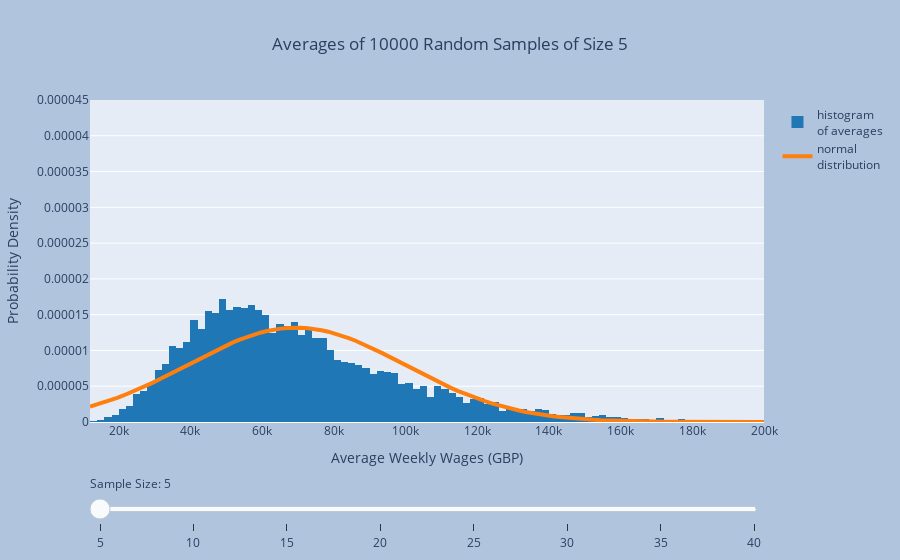

The notebook cell this image was saved under:
### Markdown cell above
We now see that even though the average weekly salary of 35 players is variable, and changes based on which 35 players we get, overall we have a good idea of which values we're likely to get!

All of this depends on the sample size being "large enough", which leaves us with a big question: how large is large enough?

You can play around with the interactive widget below to try different sample sizes and see how well the theoretical normal distribution matches up with the sampling distribution. Given a sample size, the widget plots the average of 10000 random samples of that size from the salary data, overlaid with the normal distribution with the same mean and standard deviation.

Drag the slider to select different sample sizes, and click the labels in the legend to hide or show different parts of the graph. Notice how the histogram of the averages fits the normal distribution more closely as the sample size increases.

### Code cell
# Get the average of reps samples from data with the given sample size and replacement policy
def get_sample_avg(data, size, reps, replace=False):
    return [np.mean(data.sample(size, replace=replace).to_numpy()) for i in range(reps)]

# Define sample sizes and number of repetitions for sampling
sample_sizes = np.arange(5, 45, 5)
n = len(sample_sizes)
reps = 10000

# Use default seaborn palette (reference: https://josephlemaitre.com/2022/06/use-a-seaborn-color-palette-for-plotly-figures/)
plotly_palette = iter([f"rgb({c[0]*256}, {c[1]*256}, {c[2]*256})" for c in sns.color_palette()])
histcolor = next(plotly_palette)
normcolor = next(plotly_palette)

# Create figure
fig = go.Figure()

# Set consistent limits for axes in all traces
xlim = (12000, 200000)
ylim = (0, 4.5e-05)

# Define which sample size will be initially visible
# (note that this is the index of the sample size)
initial_sample_size_index = 0

# Get averages for all possible sample sizes
# averages[i] is the average of reps samples of size sample_sizes[i] (with replacement)
averages = [get_sample_avg(salaries["Weekly Wages (GBP)"], size, reps, replace=True) for size in sample_sizes]

# Add histogram traces
# (the histogram for averages[i] is plotted as the ith trace, fig.data[i])
for i, avg in enumerate(averages):
    fig.add_trace(
        go.Histogram(
            # initially, only the histogram for initial_sample_size should be visible
            visible = True if i == initial_sample_size_index else False,
            name = "histogram<br>of averages", # label for legend
            x = avg,
            marker = { "color": histcolor },
            hoverinfo = "x+y",
            histnorm = "probability density",
        )
    )

# Add normal pdf traces
# (the normal pdf for averages[i] is plotted as the (i+n)th trace, fig.data[i+n])
x = np.linspace(*xlim, 100)
for i, avg in enumerate(averages):
    # determine x-axis limits
    fig.add_trace(
        go.Scatter(
            # initially, only the normal pdf for initial_sample_size should be visible
            visible = True if i == initial_sample_size_index else False,
            line = { "width": 4 },
            marker = { "color": normcolor },
            name = "normal<br>distribution", # label for legend
            hoverinfo = "x+y",
            x = x,
            y = scipy.stats.norm.pdf(x, np.mean(avg), np.std(avg))
        )
    )
    
get_title = lambda i: f"Averages of {reps} Random Samples of Size {sample_sizes[i]}"

# Create steps for the slider to select sample size
steps = []
for i in range(n):
    steps.append({
        "method": "update",
        "args": [ # arguments to pass to the update method
            # update visibility so only the histogram and normal pdf for this sample size are visible
            { "visible": [True if (j == i or j-n == i) else False for j in range(len(fig.data))] },
            # update the title to reflect the change to the sample size
            { "title": get_title(i) }
        ],
        "label": str(sample_sizes[i]),
    })

# Create a slider using these steps and add it to fig
fig.layout.sliders = [{
    "active": initial_sample_size_index,
    "currentvalue": { "prefix": "Sample Size: " },
    "pad": {"t": 50},
    "steps": steps,
}]

# Set layout settings
fig.update_layout(
    title = {
        "x": 0.5,
        "text": get_title(initial_sample_size_index)
    },
    xaxis = {
        "title": "Average Weekly Wages (GBP)",
        "range": xlim,
        "constrain": "domain",
    },
    yaxis = {
        "title": "Probability Density",
        "tickformat": ".2",
        "range": ylim,
        "constrain": "domain",
    },
    paper_bgcolor = "LightSteelBlue"
)

# Display figure
fig.show()
